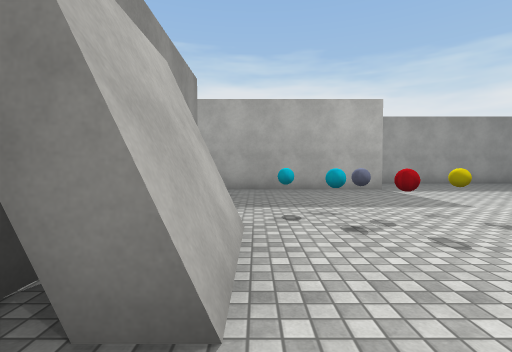
View 1 (above)

21 first-person views from a walk through a 3-D level made in the Unity game engine. The camera is 1.3 m above the floor, tilts 2° down and sees 85° across. The floor is counted in squares, 2 m on a side. Each view is taken from the middle of a square. On the plan, view 1 faces up. The plan holds only what a view shows up to about 9 squares ahead; the rest is blank. The player character is not drawn. Door leaves are left out, so doorways stand open. Surface patterns are stand-ins for the level's own textures.

View 2
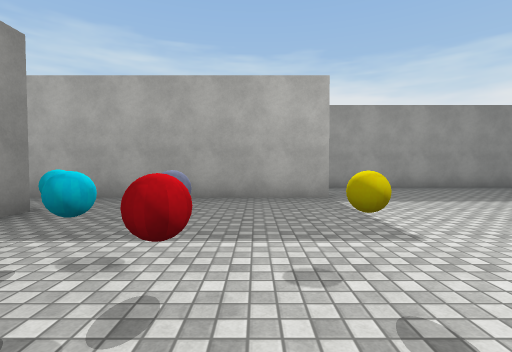

View 3
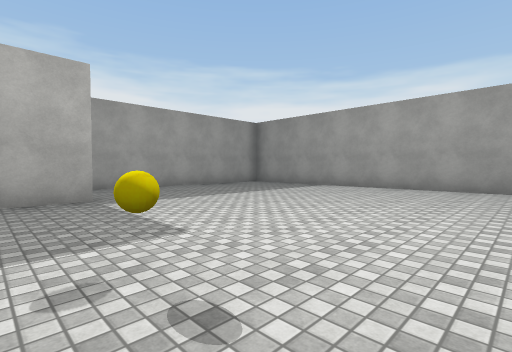

View 4
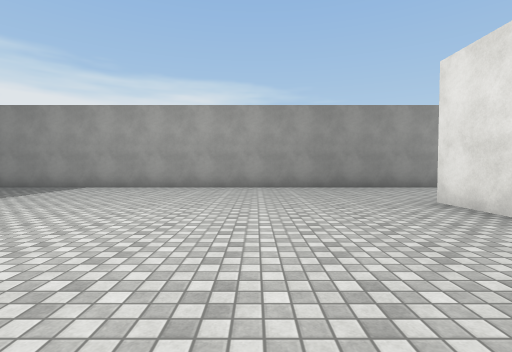

View 5
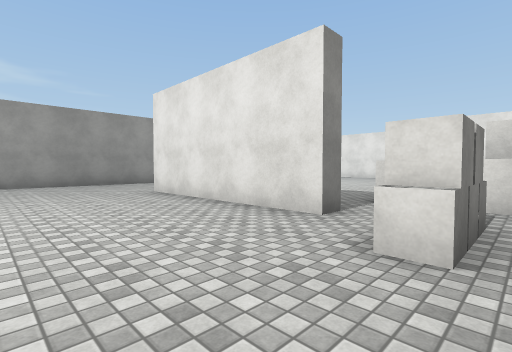

View 6
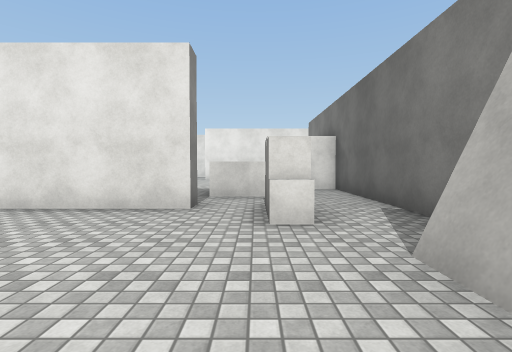

View 7
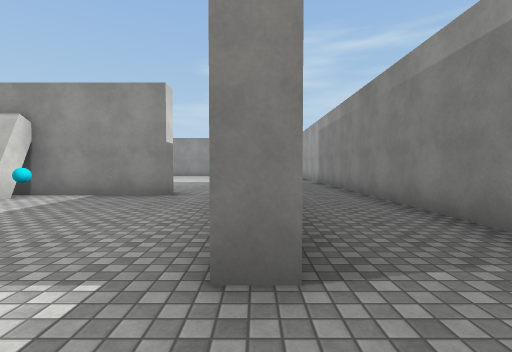

View 8
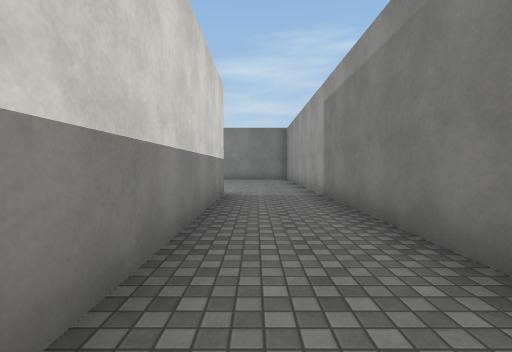

View 9
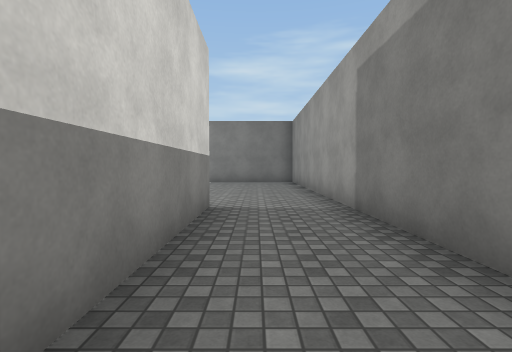

View 10
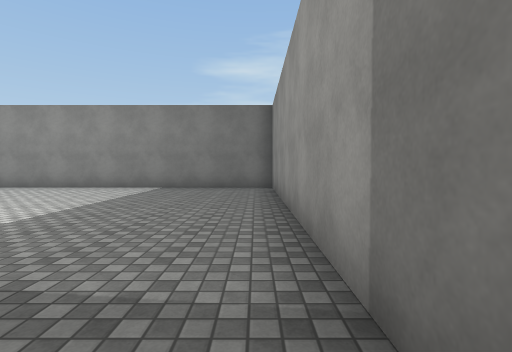

View 11
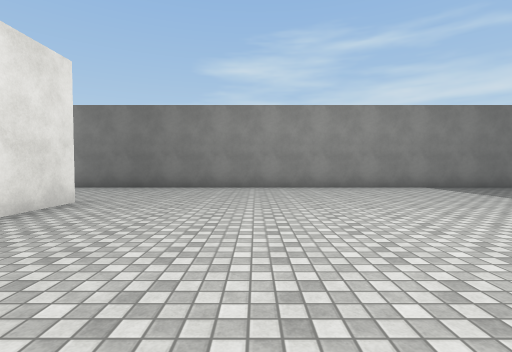

View 12
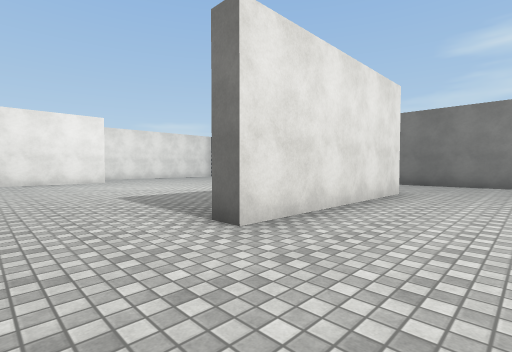

View 13
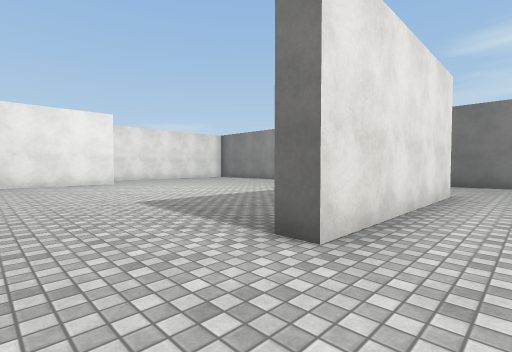

View 14
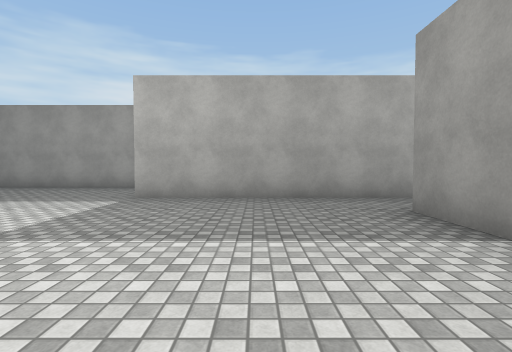

View 15
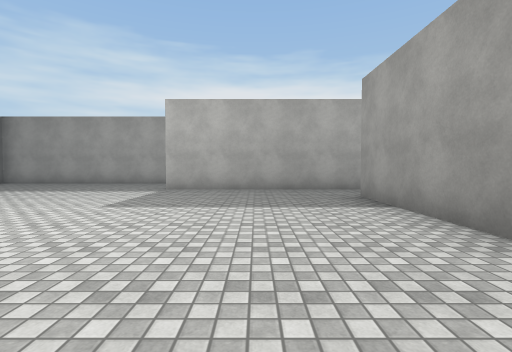

View 16
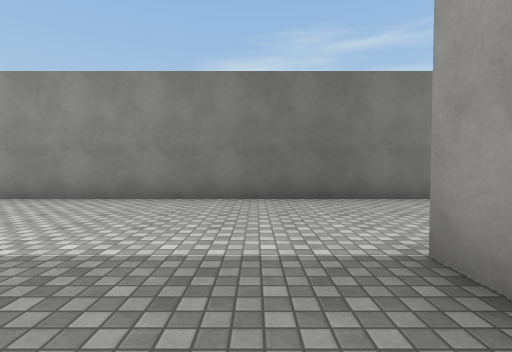

View 17
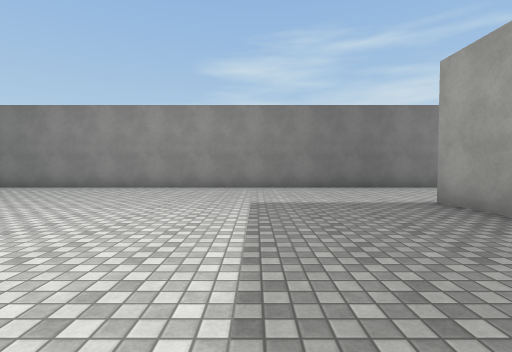

View 18
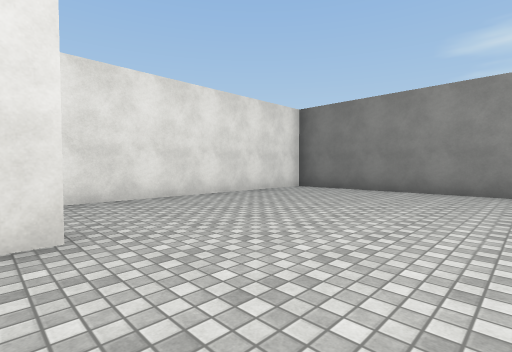

View 19
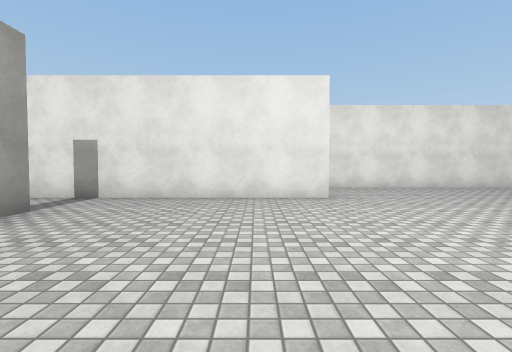

View 20
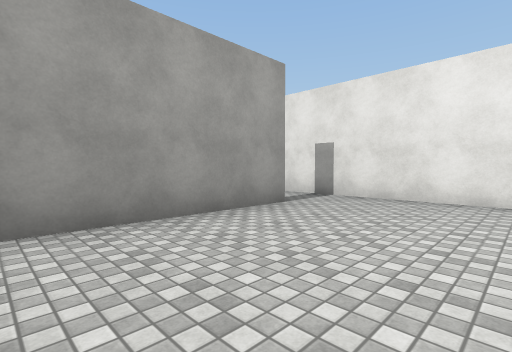

View 21
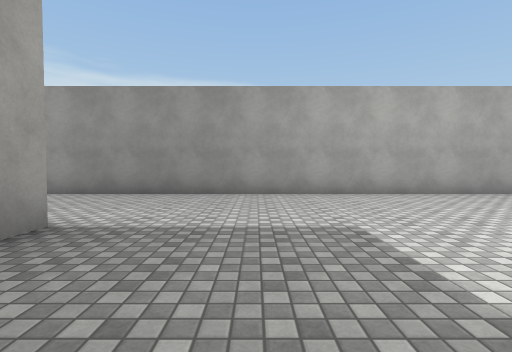

### Floor plan
Ten units are one square. View 1 is at (0, 0); x grows to the right and y downward. Boxes are objects, and circles mark ways between rooms. Rooms are numbered by the first view taken in them; rooms with no view inside come last. Other rooms are left out.
<svg viewBox="-140 -110 250 250">
<path fill="none" stroke="#000" d="M35 -84 35 -77 -10 -77M-5 -30 -5 -10M-13 -46 -13 14M-13 -60 -13 -55M24 -105 -65 -105M-2 -10 -10 -10M20 12 70 12M99 -105 41 -105M105 5 105 -99M-65 -83 -8 -83M-85 17 -100 17M-100 12 -50 12 -50 18M-18 -24 -18 -60 -13 -60M-66 108 -2 108M-18 90 -18 51M-10 -77 -65 -77M-65 -105 -135 -105 -135 135 -70 135M8 30 20 30M1 30 6 30M20 19 20 12M105 100 105 5M70 17 64 17M-13 14 -13 49 8 49"/>
<rect x="-15" y="-55" width="10" height="10" fill="#bbb"><title>cube</title></rect>
<rect x="-5" y="-45" width="10" height="10" fill="#bbb"><title>cyan ball</title></rect>
<rect x="5" y="5" width="10" height="10" fill="#bbb"><title>cube</title></rect>
<rect x="5" y="-5" width="10" height="10" fill="#bbb"><title>cube</title></rect>
<rect x="5" y="-45" width="10" height="10" fill="#bbb"><title>cyan ball</title></rect>
<rect x="15" y="-35" width="10" height="10" fill="#bbb"><title>red ball</title></rect>
<rect x="15" y="-45" width="10" height="10" fill="#bbb"><title>ball</title></rect>
<rect x="25" y="-45" width="10" height="10" fill="#bbb"><title>yellow ball</title></rect>
<circle cx="-13" cy="-67" r="3" fill="#2a7"/>
<circle cx="-60" cy="-95" r="3" fill="#2a7"/>
<circle cx="5" cy="20" r="3" fill="#2a7"/>
<circle cx="90" cy="13" r="3" fill="#2a7"/>
<circle cx="-15" cy="95" r="3" fill="#2a7"/>
<circle cx="-65" cy="125" r="3" fill="#2a7"/>
<text x="40" y="-50">1</text>
<text x="-80" y="10">2</text>
<text x="40" y="80">3</text>
</svg>
Room 1 opens to room 2. Room 1 opens to room 3. Room 2 opens to room 3.

Where each view was taken, in squares from view 1:
view 1: 0 up, 0 right, facing up
view 2: 2 up, 2 right, facing up
view 3: 2 up, 2 right, facing up-right
view 4: 2 up, 2 right, facing right
view 5: 2 up, 0 right, facing down-right
view 6: 3 up, 1 right, facing down
view 7: 8 up, 5 right, facing left
view 8: 9 up, 0 right, facing left
view 9: 9 up, 2 left, facing left
view 10: 10 up, 5 left, facing left
view 11: 2 up, 5 left, facing left
view 12: 1 up, 3 left, facing down-left
view 13: 0 up, 3 left, facing down-left
view 14: 2 up, 4 left, facing up
view 15: 0 up, 4 left, facing up
view 16: 3 down, 8 left, facing left
view 17: 5 down, 5 left, facing left
view 18: 8 down, 6 left, facing down-left
view 19: 5 down, 5 left, facing down
view 20: 5 down, 5 left, facing down-right
view 21: 4 down, 4 right, facing right
